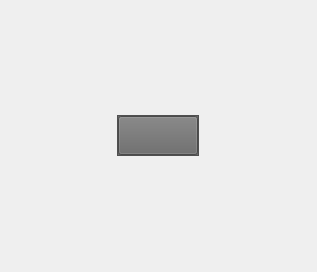
<?xml version="1.0" encoding="UTF-8"?>
<ui version="4.0">
 <class>MainWindow</class>
 <widget class="QMainWindow" name="MainWindow">
  <property name="geometry">
   <rect>
    <x>0</x>
    <y>0</y>
    <width>317</width>
    <height>272</height>
   </rect>
  </property>
  <property name="windowTitle">
   <string>MainWindow</string>
  </property>
  <property name="styleSheet">
   <string notr="true"/>
  </property>
  <widget class="QWidget" name="centralwidget">
   <layout class="QHBoxLayout" name="horizontalLayout">
    <property name="spacing">
     <number>0</number>
    </property>
    <property name="leftMargin">
     <number>0</number>
    </property>
    <property name="topMargin">
     <number>0</number>
    </property>
    <property name="rightMargin">
     <number>0</number>
    </property>
    <property name="bottomMargin">
     <number>0</number>
    </property>
    <item alignment="Qt::AlignHCenter|Qt::AlignVCenter">
     <widget class="QFrame" name="frame">
      <property name="styleSheet">
       <string notr="true">background-color: rgb(104, 104, 104);</string>
      </property>
      <property name="frameShape">
       <enum>QFrame::StyledPanel</enum>
      </property>
      <property name="frameShadow">
       <enum>QFrame::Raised</enum>
      </property>
      <layout class="QVBoxLayout" name="verticalLayout">
       <property name="spacing">
        <number>0</number>
       </property>
       <property name="leftMargin">
        <number>0</number>
       </property>
       <property name="topMargin">
        <number>0</number>
       </property>
       <property name="rightMargin">
        <number>0</number>
       </property>
       <property name="bottomMargin">
        <number>0</number>
       </property>
       <item>
        <widget class="QPushButton" name="pushButton">
         <property name="font">
          <font>
           <pointsize>20</pointsize>
          </font>
         </property>
         <property name="styleSheet">
          <string notr="true">QPushButton#pushButton:hover { 
	background-color: rgb(0, 255, 0);
}</string>
         </property>
         <property name="text">
          <string/>
         </property>
         <property name="icon">
          <iconset>
           <normaloff>icons/cil-settings.png</normaloff>icons/cil-settings.png</iconset>
         </property>
         <property name="iconSize">
          <size>
           <width>25</width>
           <height>25</height>
          </size>
         </property>
        </widget>
       </item>
      </layout>
     </widget>
    </item>
   </layout>
  </widget>
  <action name="action_5">
   <property name="text">
    <string>list1</string>
   </property>
  </action>
  <action name="action_6">
   <property name="text">
    <string>list 2</string>
   </property>
  </action>
  <action name="actionvew_1">
   <property name="text">
    <string>view 1</string>
   </property>
   <property name="font">
    <font>
     <pointsize>20</pointsize>
    </font>
   </property>
  </action>
  <action name="actionview_2">
   <property name="text">
    <string>view 2</string>
   </property>
   <property name="font">
    <font>
     <pointsize>20</pointsize>
    </font>
   </property>
  </action>
  <action name="hello_1">
   <property name="text">
    <string>hello1</string>
   </property>
  </action>
  <action name="hello_2">
   <property name="text">
    <string>hello 2</string>
   </property>
  </action>
  <action name="my_1">
   <property name="text">
    <string>my 1</string>
   </property>
  </action>
  <action name="my_2">
   <property name="text">
    <string>my 2</string>
   </property>
  </action>
 </widget>
 <resources>
  <include location="image.qrc"/>
 </resources>
 <connections/>
</ui>
